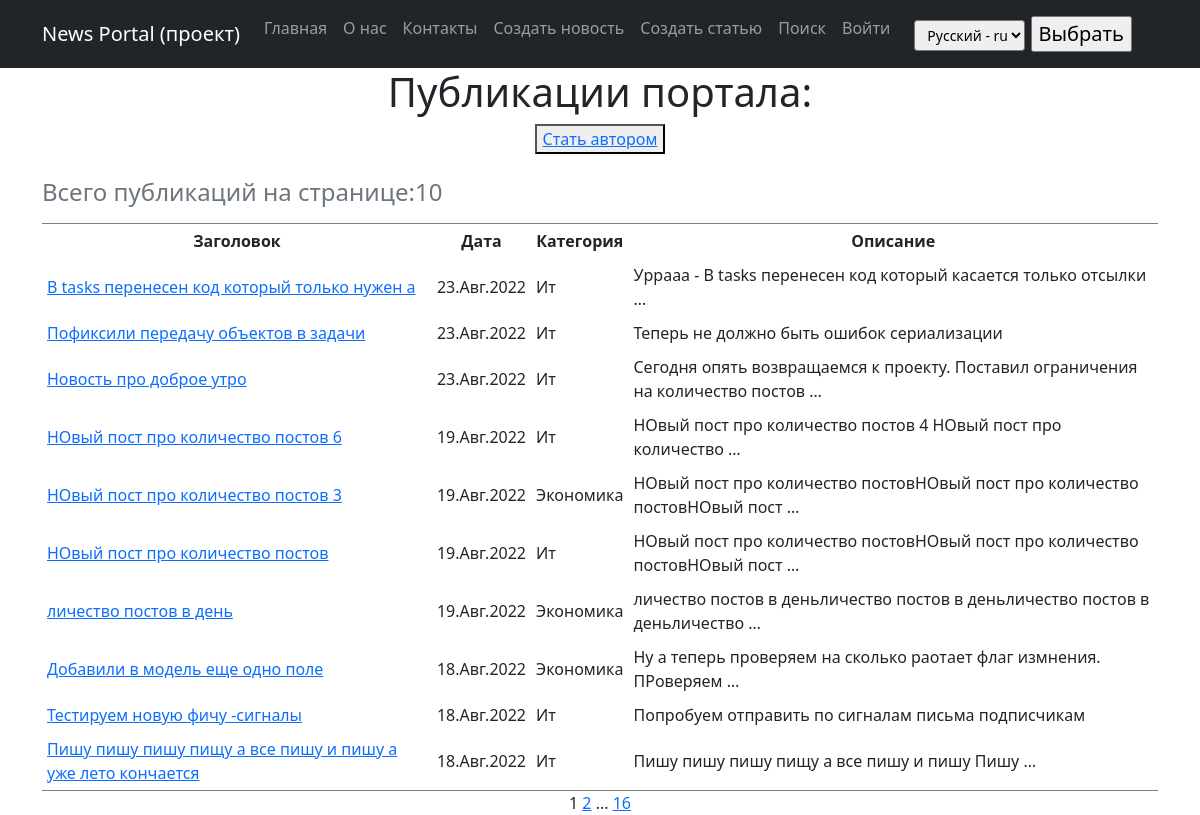
/posts/, run on the app's committed database.
### news/models.py (models this page shows, shortened)
class Post(models.Model):
    news = 'NW'
    article = 'AR'
    POST_TYPES =[
        (news, 'Новость'),
        (article, 'Статья'),
    ]
    author_user = models.ForeignKey('Author', on_delete=models.CASCADE, verbose_name=_("Author"))
    post_type = models.CharField(max_length=2,
                                  choices=POST_TYPES,
                                  default=article,
                                  verbose_name=_('Type of post'),
                                 )
    create_date = models.DateTimeField(auto_now_add=True, verbose_name=_('Create date'),)
    category = models.ManyToManyField('Category', through='PostCategory', verbose_name=_('Category'))
    header_post = models.CharField(max_length=128, verbose_name=_('Title'))
    text_post = models.TextField(verbose_name=_('Text'))
    rating_post = models.SmallIntegerField(default=0, verbose_name=_('Rating'))
    is_created = models.BooleanField(default=True, verbose_name=_('Created')) # Редакция для обработки в signals.py - только создали или модифицируем
    def get_absolute_url(self):
        return reverse('post_detail', args=[str(self.pk)])
    def get_cat(self):
        """метод возвращает список категорий, добавлен для отображения категорий в админке"""
        return "\n".join([c.name_category for c in self.category.all()])
    get_cat.short_description = _('Categories')
    class Meta:
        verbose_name = _('Publication')
        verbose_name_plural = _('Publications')

class Category(models.Model):
    name_category = models.CharField(
        max_length=64,
        unique=True,
        verbose_name=_('Category'),
        help_text=_('Name of category - 64 characters'),
    )
    subscribers = models.ManyToManyField(
        User,
        through='CategorySubscriber',
        blank=True,
        verbose_name=_("Subscribers"),
    )
    def get_subscribers(self):
        """метод возвращает список подписчиков, добавлен для отображения категорий в админке"""
        return " ".join([s.username for s in self.subscribers.all()])
    get_subscribers.short_description = _("Subscribers")
    def __str__(self):
        return f"{self.name_category.title()}"
    class Meta:
        verbose_name = _('Category')
        verbose_name_plural = _('Categories')

### news/views.py (the view)
# urls.py: path('', cache_page (60 * 1) (PostsList.as_view()), name='home'),
class PostsList(ListView):
    model = Post
    ordering = '-create_date'
    template_name = 'posts.html'
    context_object_name = 'posts'
    paginate_by = 10
    def get_context_data(self, **kwargs):
        context = super().get_context_data(**kwargs)
        context['is_not_author'] = not self.request.user.groups.filter(name='authors').exists()
        return context

### news/templatetags/custom_filters.py (called while the page is built)
@register.filter()
def censor(value):
    if not isinstance(value, str):
        raise TypeError(_("Censorship is carried out only for an object of type string (str)")) # Цензура осуществляется только для объекта типа строка (str)
    else:
        list_ = value.split(" ")
        for i in range(len(list_)):
            if list_[i].strip(string.punctuation).lower() in CENSOR_LIST:
                for j in range(1, len(list_[i])):
                    if list_[i][j] not in string.punctuation:
                        list_[i] = f"{list_[i][:j]}*{list_[i][j+1:]}"
        return f'{" ".join(list_)}'

### templates/posts.html (shortened to what this page needs)
{% extends 'flatpages/default.html' %}
{% load i18n %}
{% load custom_filters %}
{% load cache %}
{% block content %}
<h1>{% trans 'Portal publications:'%}</h1>
<p>
{% if is_not_author %}
   <button><a href="{% url 'profile_user_upgrade' %}">{% trans "Become an author" %}</a></button>
{% endif %}
</p>
{% if posts %}
    <table border="3" cellspacing="10" cellpadding="5" frame="hsides">
        <caption align="top"> <h4>{% trans "Total publications per page:" %}{{ posts|length }}</h4></caption>
        <tr>
            <th>{% trans "Title" %}</th>
            <th>{% trans "Date" %}</th>
            <th>{% trans "Category" %}</th>
            <th>{% trans "Description" %}</th>
        </tr>
        {% for post in posts %}
        <tr>
            <td align="left"><a href="{{ post.get_absolute_url  }}"> {{ post.header_post|censor }} </a></td>
            <td>{{ post.create_date|date:'d.M.Y' }}</td>
            <td align="left">
                {% for cat in post.category.all %}
                {{ cat }}
                {% endfor %}
            </td>
            <td align="left">{{ post.text_post|truncatewords:10|censor }}</td>
        </tr>
        {% endfor %}
    </table>
{% else %}
    <h3>{% trans "And there is no news for today!" %}}</h3>
{% endif %}
    {{ page_obj.number }}
    {% if  page_obj.has_next %}
        <a href="?page={{ page_obj.next_page_number }}">{{ page_obj.next_page_number }}</a>
        {% if paginator.num_pages != page_obj.next_page_number %}
            ...
            <a href="?page={{ page_obj.paginator.num_pages }}">{{ page_obj.paginator.num_pages }}</a>
        {% endif %}
    {% endif%}
{% endblock content %}

### data on the page
Post: header_post|censor "В tasks перенесен код который только нужен а", create_date "23.Авг.2022", text_post|censor "Уррааа - В tasks перенесен код который касается только отсылки …"
Category: name_category "Ит"
Post: header_post|censor "Пофиксили передачу объектов в задачи", create_date "23.Авг.2022", text_post|censor "Теперь не должно быть ошибок сериализации"
Post: header_post|censor "Новость про доброе утро", create_date "23.Авг.2022", text_post|censor "Сегодня опять возвращаемся к проекту. Поставил ограничения на количество постов …"
Post: header_post|censor "НОвый пост про количество постов 6", create_date "19.Авг.2022", text_post|censor "НОвый пост про количество постов 4 НОвый пост про количество …"
Post: header_post|censor "НОвый пост про количество постов 3", create_date "19.Авг.2022", text_post|censor "НОвый пост про количество постовНОвый пост про количество постовНОвый пост …"
Category: name_category "Экономика"
Post: header_post|censor "НОвый пост про количество постов", create_date "19.Авг.2022", text_post|censor "НОвый пост про количество постовНОвый пост про количество постовНОвый пост …"
Post: header_post|censor "личество постов в день", create_date "19.Авг.2022", text_post|censor "личество постов в деньличество постов в деньличество постов в деньличество …"
Post: header_post|censor "Добавили в модель еще одно поле", create_date "18.Авг.2022", text_post|censor "Ну а теперь проверяем на сколько раотает флаг измнения. ПРоверяем …"
Post: header_post|censor "Тестируем новую фичу -сигналы", create_date "18.Авг.2022", text_post|censor "Попробуем отправить по сигналам письма подписчикам"
Post: header_post|censor "Пишу пишу пишу пищу а все пишу и пишу а уже лето кончается", create_date "18.Авг.2022", text_post|censor "Пишу пишу пишу пищу а все пишу и пишу Пишу …"

### other printed values
{{ posts|length }} "10"
{{ page_obj.number }} "1"
{{ page_obj.next_page_number }} "2"
{{ page_obj.paginator.num_pages }} "16"
form field language "Русский - ru"
